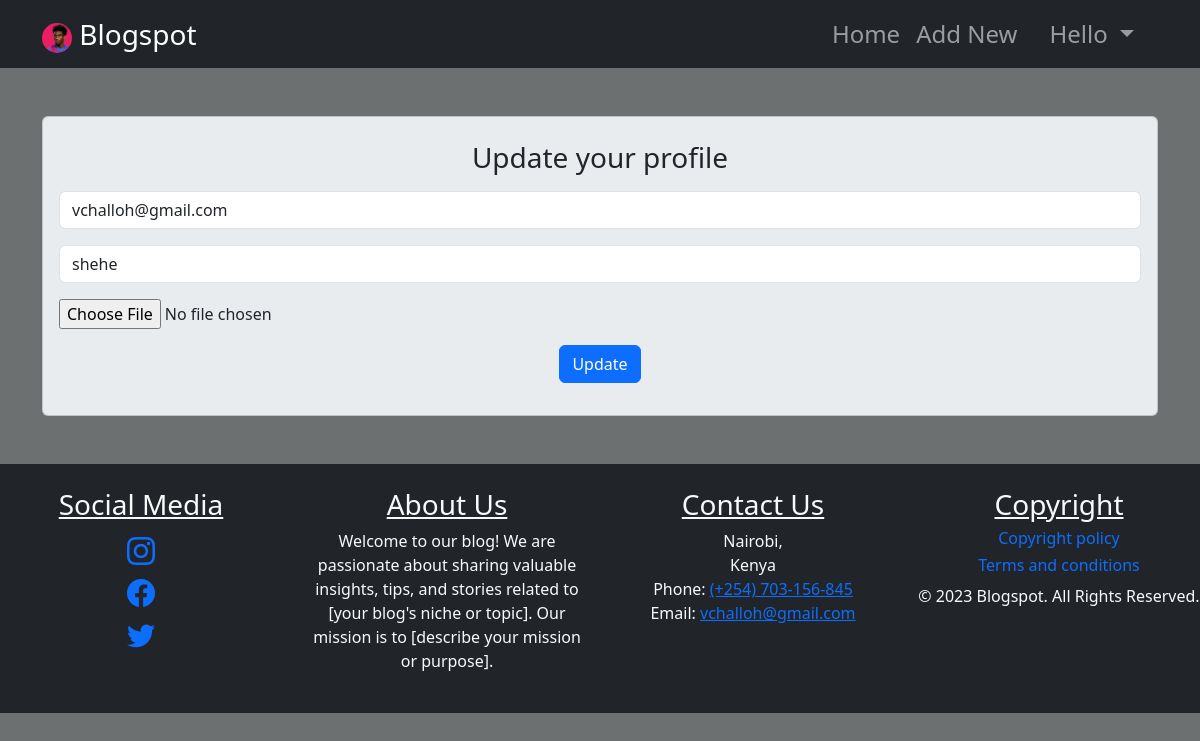
/update-profile (signed in), run on the app's committed database.
### blogapp/models.py (models this page shows)
class User(AbstractUser):
    USERNAME_FIELD = 'username'
    username = models.CharField(max_length=150, unique=True)
    first_name = models.CharField(max_length=159)
    last_name = models.CharField(max_length=159)
    phonenumber = models.CharField(max_length=20)
    dob = models.DateField(null=True)
    image = models.ImageField(upload_to='profile_pics')

### blogapp/views.py (the view, shortened to what this page needs)
# urls.py: path('update-profile', views.update_profile, name='update_profile'),
def update_profile(request):
    users = request.user
    context ={'users':users}
    return render(request, 'blogapp/updateprofile.html', context)

### templates/blogapp/updateprofile.html (shortened to what this page needs)
{% extends 'blogapp/base.html' %}
{% block content %}
<div class="container my-5">
    <div class="card bg-body-secondary my-3 pt-2">
        <div class="card-body ">
            <form action="" method="POST">
                <div>
                    <h3 class="text-center">Update your profile</h3>
                </div>
                <div class="my-3">
                    <input type="email" name="email" id="name" placeholder="Enter your email" class="form-control"
                        value="{{users.email}}">
                </div>
                <div class="my-3">
                    <input type="text" name="username" id="name" placeholder="Enter your username" class="form-control"
                        value="{{users.username}}">
                </div>
                <div class="my-3">
                    <input type="file" name="image" id="image" placeholder="Upload your profile picture" value="{{users.image.url}}">
                </div>
                <div class="container text-center my-3">
                    <button class="btn btn-primary " type="submit">Update</button>
                </div>
            </form>
        </div>
    </div>
</div>
{% endblock %}

### templates/blogapp/base.html (shortened to what this page needs)
<!doctype html>
<html lang="en">
<head>
    <link href="https://cdn.jsdelivr.net/npm/bootstrap@5.3.0-alpha3/dist/css/bootstrap.min.css" rel="stylesheet"
>
    <link rel="stylesheet" href="https://cdn.jsdelivr.net/npm/bootstrap-icons@1.10.5/font/bootstrap-icons.css">
</head>
<body style="background-color: rgb(109, 112, 112);;">
    <nav class="navbar navbar-expand-sm navbar-dark text-bg-dark fs-4 sticky-top">
        <div class="container ">
            <a class="navbar-brand fs-3" href="{% url 'user_homepage' %}">
                <img src="{{ user.image.url }}" alt="Profile Image" class="profile-image-navbar mr-2" style="width: 30px; height: 30px; object-fit: cover; border-radius: 50%;">
                 Blogspot
            </a>
            <div class="collapse navbar-collapse" id="navbarSupportedContent">
                <ul class="navbar-nav ms-auto mb-2 mb-lg-0">
                    <li class="nav-item">
                        <a class="nav-link" href="{% url 'user_homepage' %}">Home</a>
                    </li>
                    <li class="nav-item">
                        <a class="nav-link" href="{% url 'add_new_post' %}">Add New</a>
                    </li>
                    <li class="nav-item dropdown mx-3">
                        <a class="nav-link dropdown-toggle" href="#" role="button" data-bs-toggle="dropdown">Hello {{username}}</a>
                    </li>
                </ul>
            </div>
        </div>
    </nav>
    {% block content %}
    {% endblock %}
    <footer class="footer bg-dark text-light mt-1 py-4 mt-auto ">
        <div class="row text-center">
            <div class="col-lg-3 col-md-6 fs-3">
                <h3 class="text-decoration-underline">Social Media</h3>
                <div class="row">
                    <a href="#"><i class="bi bi-instagram"></i><br></a>
                </div>
                <div class="row">
                    <li class="list-inline-item"> <a href="#"><i class="bi bi-facebook"></i><br></a></li>
                </div>
                <div class="row">
                    <a href="#"><i class="bi bi-twitter"></i><br></a>
                </div>
            </div>
            <div class="col-lg-3 col-md-6">
                <h3 class="text-decoration-underline">About Us</h3>
                <p>Welcome to our blog! We are passionate about sharing valuable insights, tips, and stories related to
                    [your blog's niche or topic]. Our mission is to [describe your mission or purpose].
                </p>
            </div>
            <div class="col-lg-3 col-md-6">
                <h3 class="text-decoration-underline">Contact Us</h3>
                <p>Nairobi,<br>Kenya<br>Phone: <a href="tel:+254703156845">(+254) 703-156-845</a><br>Email: <a
                        href="mailto:vchalloh@gmail.com">vchalloh@gmail.com</a></p>
            </div>
            <div class="col-lg-3 col-md-6">
                <h3 class="text-decoration-underline">Copyright</h3>
                <h6><a href="#" class="text-decoration-none">Copyright policy</a></h6>
                <h6><a href="#" class="text-decoration-none">Terms and conditions</a></h6>
                <p>&copy; 2023 Blogspot. All Rights Reserved.</p>
            </div>
        </div>
    </footer>
</body>
</html>

### data on the page
User: image (picture), email "vchalloh@gmail.com", username "shehe"
